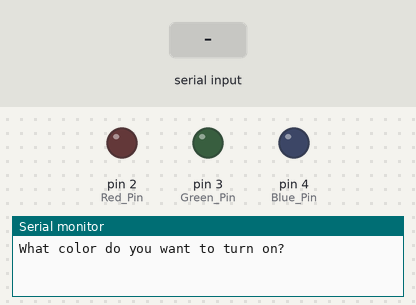
This sketch was run on a simulated Arduino Uno, built with avr-gcc and run on an emulated ATmega328P. Shown: output pins drawn as LEDs (lit = HIGH), the last lines printed to the serial monitor. The test bench sets the inputs (shaded band).

Above: at 1.2 s.
1.3 s: "Red" received over Serial
At 2.42 s:
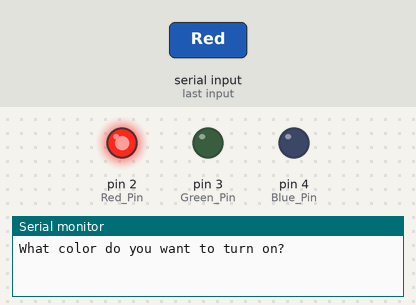
4.0 s: "Green" received over Serial
At 5.12 s:
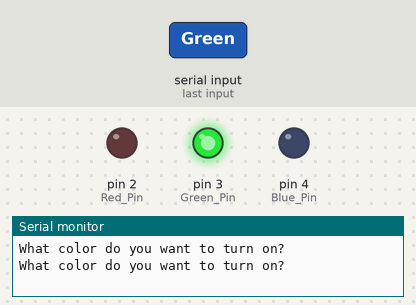
6.7 s: "Blue" received over Serial
At 7.82 s:
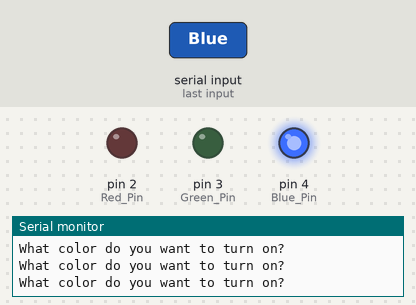
Timing chart, 0 to 9.7 s (numbered marks = the images above; inputs shaded):
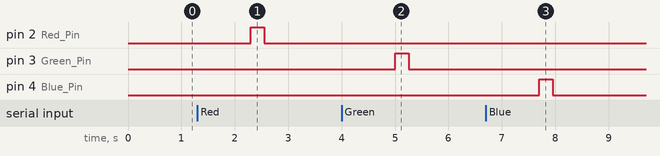

The sketch:

11_Read_String_Turn_LEd.ino
```cpp
String Color;
const String msg = "What color do you want to turn on? ";
const int Red_Pin = 2;
const int Green_Pin = 3;
const int Blue_Pin = 4;
const int Time_Delay = 250;

void setup() {
  // put your setup code here, to run once:
  Serial.begin(9600);
  pinMode(Red_Pin, OUTPUT);
  pinMode(Green_Pin, OUTPUT);
  pinMode(Blue_Pin, OUTPUT);
}

void loop() {
  // put your main code here, to run repeatedly:
  Serial.println(msg);
  digitalWrite(Red_Pin, LOW);
  digitalWrite(Green_Pin, LOW);
  digitalWrite(Blue_Pin, LOW);
  while(Serial.available() == 0) {

  }

  Color = Serial.readString();
  Color.trim();

  if(Color == "Red") {
    digitalWrite(Red_Pin, HIGH);
    delay(Time_Delay);
  }

  else if(Color == "Green") {
    digitalWrite(Green_Pin, HIGH);
    delay(Time_Delay);
  }

  else if(Color == "Blue") {
    digitalWrite(Blue_Pin, HIGH);
    delay(Time_Delay);
  }
}
```

Measured:
- after the input at 1.3 s, pin 2 (Red_Pin): LOW → HIGH after 1.0 s, → LOW 0.25 s later
- after the input at 4.0 s, pin 3 (Green_Pin): LOW → HIGH after 1.0 s, → LOW 0.25 s later
- after the input at 6.7 s, pin 4 (Blue_Pin): LOW → HIGH after 1.0 s, → LOW 0.25 s later
